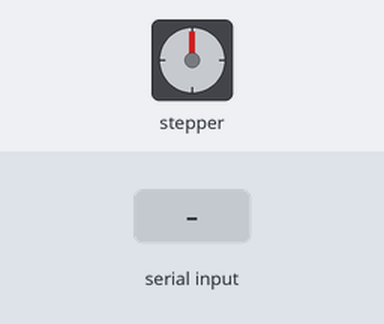
This sketch was run on a simulated Arduino Uno, built with avr-gcc and run on an emulated ATmega328P. Shown: stepper motor. Wiring (inferred from the names in the program): stepper motor driver (200 steps per turn assumed): step pin 3; direction pin 13. The test bench sets the inputs (shaded band).

Above: at 1.2 s.
1.3 s: "MOVE,45\n" received over Serial
At 1.45 s:
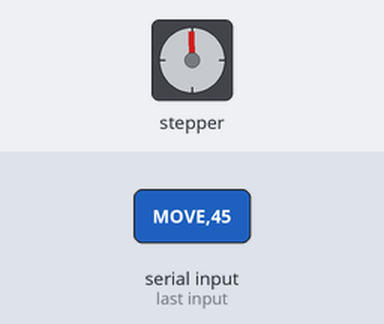
At 4.1 s:
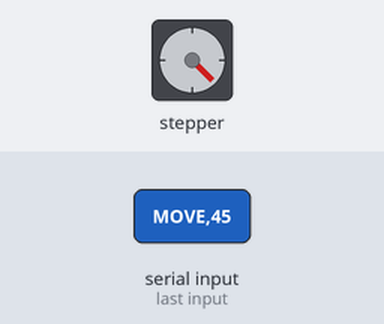
4.3 s: "MOVE,45\n" received over Serial
At 7.6 s:
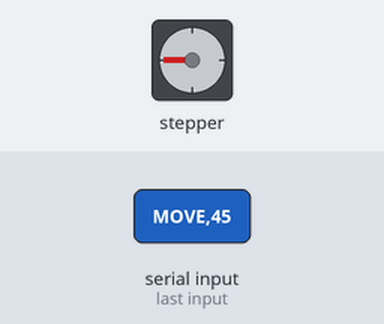
Timing chart, 0 to 9.1 s (numbered marks = the images above; inputs shaded):
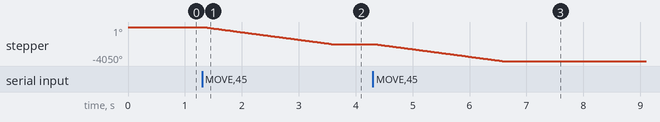

The sketch:

move_rail.ino
```cpp
#define PULSE 3 // defining pulse pin
#define DIR 13 // defining direction pin
#define RIGHT 0 // defining directions
#define LEFT 1 // defining directions
uint32_t stepcount; // long integer to count the steps moved
uint32_t steprate; // long integer to set the steprate of each revolution
uint32_t dwant; // long integer distance you want to move in mm
uint32_t DTRAVEL; // long integer distance traveled in one step in mm
uint32_t NSTEP; // long integer number of steps we want to move

void setup() { // Setting up the values
  pinMode(PULSE, OUTPUT); // setting Pulse pin to return the output
  pinMode(DIR, OUTPUT); // setting DIR pin to return the output
  stepcount = 0; // setting stepcount as 0 for the origin
  steprate = 200; // setting steprate for the movement
  Serial.begin(9600); // start serial communication
}

void moveMotor(int dwant, bool dir) { // making a function named moveMotor to move motor
  digitalWrite(DIR, dir); // setting the value of DIR as dir for determining direction
  NSTEP = (dwant * steprate) / 8; // calculating number of steps we need to move to reach the distance we want
  stepcount = 0; // reset step count
  while (stepcount < NSTEP) { // if condition loop to reach the number of steps we want to move
    digitalWrite(PULSE, HIGH); // Setting pulse as high when we want to move
    digitalWrite(PULSE, LOW); // Setting pulse as Low to stop when we reached the limit
    delay(2); // stopping for 2 milliseconds
    stepcount++; // increase the step count as it moved one step
  }
}

void loop() {
  if (Serial.available() > 0) {
    String command = Serial.readStringUntil('\n');
    if (command.startsWith("MOVE")) {
      int dwant = command.substring(5).toInt();
      bool dir = command.substring(4, 5).toInt();
      moveMotor(dwant, dir);
    }
  }
}
```

Measured:
- after the input at 1.3 s, stepper: turns 2025° counter-clockwise in 2.3 s, starting at once
- after the input at 4.3 s, stepper: turns 2025° counter-clockwise in 2.3 s, starting at once
